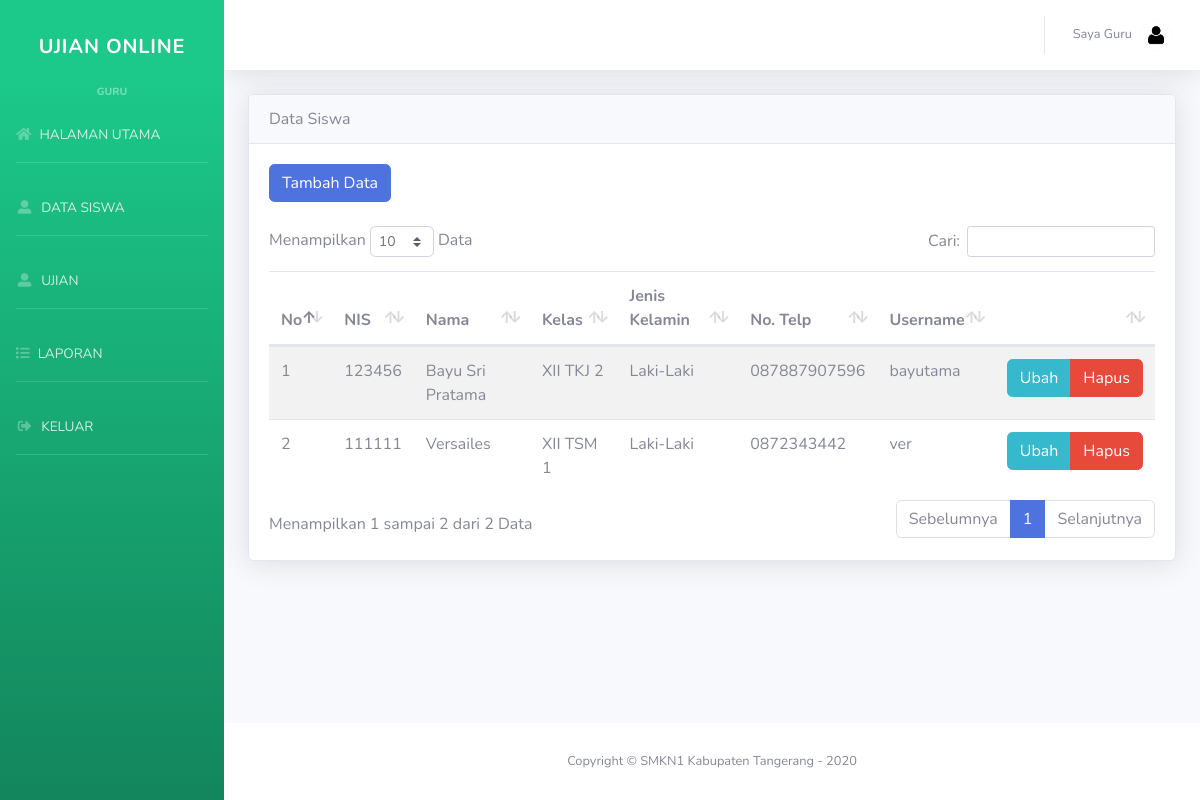
Page /index.php?halaman=data-siswa (signed in) on the committed database.
### tables this page shows
CREATE TABLE `siswa` (
  `id` int(8) NOT NULL,
  `id_user` int(11) NOT NULL,
  `nis` varchar(8) NOT NULL,
  `kelas` varchar(20) NOT NULL,
  `jeniskelamin` enum('Laki-Laki','Perempuan') NOT NULL,
  `telepon` varchar(20) NOT NULL
);

CREATE TABLE `users` (
  `id` int(8) NOT NULL,
  `nama` varchar(30) NOT NULL,
  `username` varchar(30) NOT NULL,
  `password` varchar(256) NOT NULL,
  `level` enum('guru','siswa') NOT NULL
);

### config/autoload.php (called while the page is built, shortened)
<?php
$base_url = "http://localhost/ujian";

### halaman/guru/data_siswa.php (the view, shortened to what this page needs)
<?php
$sql = $koneksi->query("SELECT * FROM users INNER JOIN siswa ON users.id = siswa.id_user WHERE level = 'siswa'");
?>
<div class="card shadow">
    <div class="card-header">
        Data Siswa
    </div>
    <div class="card-body">
        <div class="pb-4">
            <button class="btn btn-primary" data-toggle="modal" data-target="#tambahModal">Tambah Data</button>
        </div>
        <table id="dataTable" class="table table-striped">
            <thead>
                <tr>
                    <th>No</th>
                    <th>NIS</th>
                    <th>Nama</th>
                    <th>Kelas</th>
                    <th>Jenis Kelamin</th>
                    <th>No. Telp</th>
                    <th>Username</th>
                    <th></th>
                </tr>
            </thead>
            <tbody>
                <?php
                $no = 1;
                while ($ds = $sql->fetch_assoc()) :
                ?>
                    <tr>
                        <td><?= $no++; ?></td>
                        <td><?= $ds['nis']; ?></td>
                        <td><?= $ds['nama']; ?></td>
                        <td><?= $ds['kelas']; ?></td>
                        <td><?= $ds['jeniskelamin']; ?></td>
                        <td><?= $ds['telepon']; ?></td>
                        <td><?= $ds['username']; ?></td>
                        <td class="text-right">
                            <div class="btn-group" role="group" aria-label="Basic example">
                                <button type="button" class="btn btn-info" id="tombolUbah" data-toggle="modal" data-target="#ubahModal" data-id="<?= $ds['id_user']; ?>" data-nis="<?= $ds['nis']; ?>" data-nama="<?= $ds['nama']; ?>" data-kelas="<?= $ds['kelas']; ?>" data-jeniskelamin="<?= $ds['jeniskelamin']; ?>" data-telepon="<?= $ds['telepon']; ?>" data-username="<?= $ds['username']; ?>">Ubah</button>
                                <a href="#modalHapus" data-toggle="modal" class="btn btn-danger" onclick="$('#modalHapus #formHapus').attr('action', 'index.php?halaman=data-siswa&id=<?= $ds['id_user']; ?>')">Hapus</a>
                        </td>
                    </tr>
                <?php endwhile; ?>
            </tbody>
        </table>
    </div>
</div>

### template/header.php (shortened to what this page needs)
<!DOCTYPE html>
<html lang="en">
<head>
  <link href="assets/vendor/fontawesome-free/css/all.min.css" rel="stylesheet" type="text/css">
  <link href="assets/css/sb-admin-2.min.css" rel="stylesheet">
  <link href="assets/vendor/datatables/dataTables.bootstrap4.min.css" rel="stylesheet">
</head>
<body id="page-top">
  <div id="wrapper">
    <ul class="navbar-nav bg-gradient-success sidebar sidebar-dark accordion text-dark">
      <a class="sidebar-brand d-flex align-items-center justify-content-center mt-3">
        <h5><b>Ujian Online</b></h5>
      </a>
      <div class="h1 sidebar-heading text-center">
        <?= $_SESSION['level'] ?>
      </div>
      <?php if ($_SESSION['level'] == 'guru') { ?>
        <li class="nav-item">
          <a class="nav-link" href="index.php">
            <i class="fas fa-home"></i>
            <span>HALAMAN UTAMA</span></a>
        </li>
        <hr class="sidebar-divider">
        <li class="nav-item">
          <a class="nav-link" href="index.php?halaman=data-siswa">
            <i class="fas fa-fw fa-user-alt"></i>
            <span>DATA SISWA</span></a>
        </li>
        <hr class="sidebar-divider">
        <li class="nav-item">
          <a class="nav-link" href="index.php?halaman=ujian">
            <i class="fas fa-fw fa-user-alt"></i>
            <span>UJIAN</span></a>
        </li>
        <hr class="sidebar-divider">
        <li class="nav-item">
          <a class="nav-link" href="#" data-toggle="modal" aria-expanded="false" data-target="#myModal">
            <i class="fas fa-list"></i>
            <span>LAPORAN</span></a>
        </li>
      <?php } ?>
      <hr class="sidebar-divider">
      <li class="nav-item">
        <a class="nav-link" href="<?= $base_url ?>/atur_keluar.php">
          <i class="fas fa-fw fa-sign-out-alt"></i>
          <span>KELUAR</span></a>
      </li>
      <hr class="sidebar-divider d-none d-md-block">
    </ul>
    <div id="content-wrapper" class="d-flex flex-column">
      <div id="content">
        <nav class="navbar navbar-expand navbar-dark bg-white topbar mb-4 static-top shadow text-dark">
          <ul class="navbar-nav ml-auto">
            <li class="nav-item dropdown no-arrow">
              <a class="nav-link dropdown-toggle" href="#" id="userDropdown" role="button" data-toggle="dropdown" aria-haspopup="true" aria-expanded="false">
                <span class="mr-2 d-none d-lg-inline text-gray-600 small"><?= $_SESSION['nama']  ?></span>
                <img class="img-profile rounded-circle" src="assets/gambar/userlogo.jpg">
              </a>
            </li>
          </ul>
        </nav>

### index.php (shortened to what this page needs)
<?php
include "config/autoload.php";
$halaman = isset($_GET['halaman']) ? $_GET['halaman'] : "";
include "template/header.php";
?>
<div class="container-fluid">
    <?php
    if ($_SESSION['level'] == "guru") {
        if (!empty($halaman)) {
            switch ($halaman) {
                case "data-siswa":
                    include "halaman/guru/data_siswa.php";
                    break;
            }
        } else {
            include "halaman/guru/dashboard_guru.php";
        }
    }
    ?>
</div>
<?php
include "template/footer.php";

### template/footer.php (shortened to what this page needs)
</div>
      <footer class="sticky-footer bg-white">
        <div class="container my-auto">
          <div class="copyright text-center my-auto">
            <span>Copyright &copy; SMKN1 Kabupaten Tangerang - 2020</span>
          </div>
        </div>
      </footer>
    </div>
  </div>
</body>
</html>

### rows in the picture
siswa: nis "123456", id_user.nama "Bayu Sri Pratama", kelas "XII TKJ 2", jeniskelamin "Laki-Laki", telepon "087887907596", id_user.username "bayutama"
siswa: nis "111111", id_user.nama "Versailes", kelas "XII TSM 1", jeniskelamin "Laki-Laki", telepon "0872343442", id_user.username "ver"

### other values in the picture
$_SESSION['level'] "GURU"
$_SESSION['nama'] "Saya Guru"
